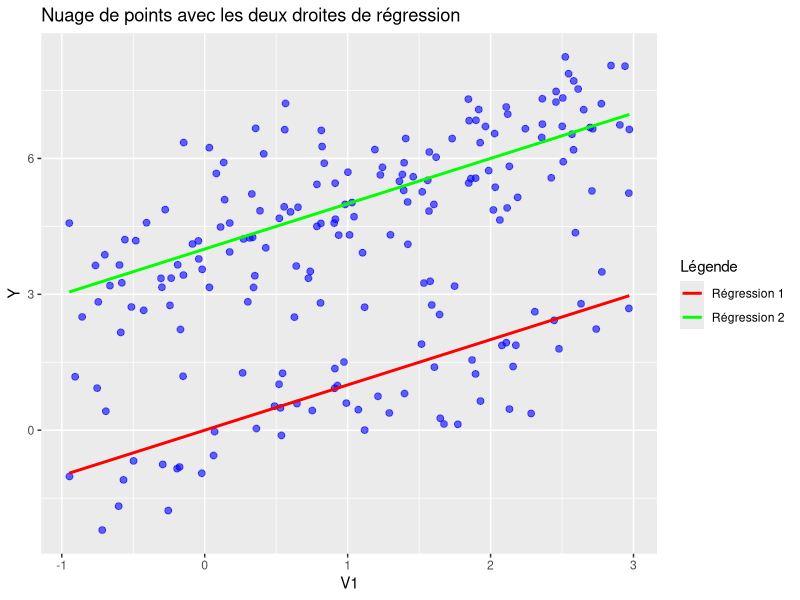
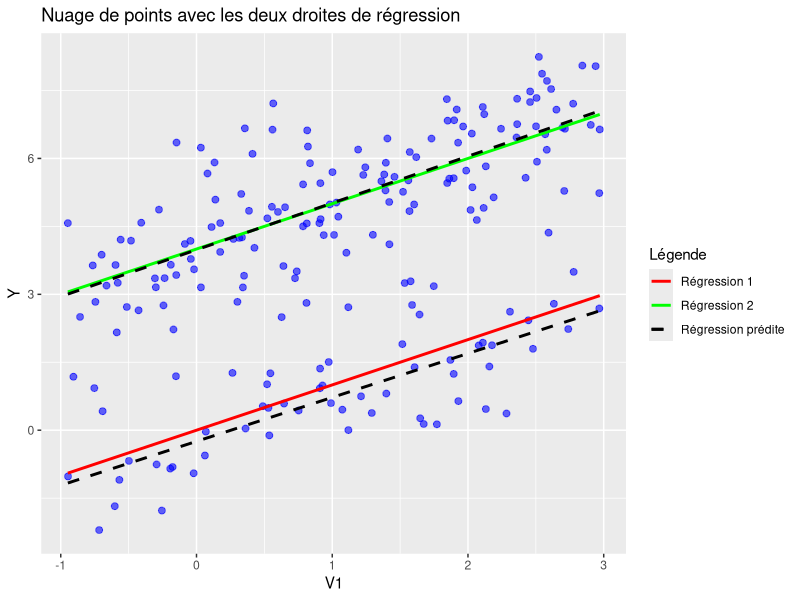

These figures' R source, in order: (Note: this script raises an error after producing the figures.)
################################################################################
#################### FITTING MIXTURES OF LINEAR REGRESSIONS ####################
################################################################################

rm(list = objects())
graphics.off()

#############################
### Jeu de données
####################

set.seed(1)

n = 200 # taille de notre jeu de données

intercept = rep(1, n)

# Variable 1 'V1' avec des valeurs tirées d'une distribution normale (N(10, 25))
V1 = runif(n, min=-1, max = 3)

X = as.matrix(data.frame(intercept=intercept, V1=V1))

# 2 régressions
Beta1 = as.matrix(c(0, 1))
Beta2 = as.matrix(c(4, 1))

Pi = c(0.3, 0.7)

Sigma1 = 1
Sigma2 = 1

e1 = rnorm(n*Pi[1], mean=0, sd=Sigma1)
e2 = rnorm(n*Pi[2], mean=0, sd=Sigma2)

# Y
Y = numeric(n)

Y[1:(n * Pi[1])] = X[1:(n * Pi[1]), ] %*% Beta1 + e1 # Pour les n1 premières observations
Y[(n * Pi[1] + 1):(n * Pi[1] + n * Pi[2])] = X[(n * Pi[1] + 1):(n * Pi[1] + n * Pi[2]), ] %*% Beta2 + e2 # Pour les n2 suivantes

df = data.frame(Y=Y, V1=V1)

# Aperçu du jeu de données et des droites de régression
# Calcul des prédictions pour les deux droites de régression
reg_1 = X %*% Beta1
reg_2 = X %*% Beta2

# Ajouter les prédictions comme colonnes au dataframe
df$reg_1 = reg_1
df$reg_2 = reg_2

# Utilisation de ggplot2 pour le nuage de points et les droites de régression
library(ggplot2)
ggplot(df, aes(x=V1, y=Y)) +
  geom_point(color="blue", alpha=0.6, size=2) + # Nuage de points
  geom_line(aes(y=reg_1, color="Régression 1"), linewidth=1) + # Droite de régression 1
  geom_line(aes(y=reg_2, color="Régression 2"), linewidth=1) + # Droite de régression 2
  scale_color_manual(values = c("Régression 1" = "red", "Régression 2" = "green")) + # Couleurs des droites
  labs(title="Nuage de points avec les deux droites de régression",
       x="V1",
       y="Y",
       color="Légende")



############################
### INITIALISATION
####################

beta = t(matrix(c(8, -1, 2, 1), ncol=2, byrow=TRUE))
sigma = runif(2, 0, 10)
pi1 = runif(1, 0.1, 0.9)
pi = c(pi1, 1 - pi1)



#########################
### EM
################

EM_algorithm <- function(fonction_densite, J, X, Y, nb_iterations,thresh=10^(-10)) {
  
  
  Q_previous = 0
  
  # Matrice des yi
  Y_Mat <- matrix(rep(Y, each = J), nrow = n, ncol = J, byrow = TRUE)
  
  for (iter in 1:nb_iterations) {
    # Calcul des densités pour chaque point et chaque composante
    densite <- dnorm(Y_Mat, mean = X%*%beta, 
                     sd = matrix(sigma, nrow = n, ncol = J, byrow = TRUE))
    densite_pondere <- t(t(densite) * pi)  # Densité pondérée
    
    # E-step : calcul des responsabilités
    Wij_mat <- densite_pondere  / rowSums(densite_pondere )
    
    
    # Step M
    for (j in 1:J) {
      W_j =  diag(Wij_mat[,j])
      
      # Mise à jour de beta[j]
      
      beta[, j] = solve(t(X) %*% W_j %*% X) %*% t(X) %*% W_j %*% Y
      
    }
    # Mise à jour de sigma
    sigma =sqrt(colSums(Wij_mat * (Y_Mat - X%*%beta)^2) / colSums(Wij_mat))
    
    # Mise à jour de pi
    pi = colSums(Wij_mat) / n
    pi = pi / sum(pi)  # Normalisation après mise a jour, pour que somme=1
    
    # Vérification de la convergence
    Q = sum(rowSums(Wij_mat * log(densite_pondere) ))
    Q_diff = abs(Q - Q_previous)  # Différence entre les vraisemblances
    
    if (Q_diff < thresh) {
      break
    }
    
    Q_previous = Q # Mettre à jour pour la prochaine itération
  }
  return (list(beta_hat=beta, sigma_hat=sigma, pi_hat=pi,nb_iter = iter, Q =Q))
}


# Exécution de l'algorithme CEM sur les données
results_EM = EM_algorithm(dnorm, J=2, X, Y, 10000)
results_EM





# Aperçu du jeu de données et des droites de régression true et pred
affiche_estim <- function(results,df, X, Y) {
  
    # Calcul des prédictions pour les deux droites de régression
    reg_1_hat <- X %*% results$beta_hat[,1]
    reg_2_hat <- X %*% results$beta_hat[,2]
    
    # Graphique 
    ggplot(df, aes(x=V1, y=Y)) +
      geom_point(color="blue", alpha=0.6, size=2) + # Nuage de points
      geom_line(aes(y=reg_1, color="Régression 1"), linewidth=1) + # Régression 1
      geom_line(aes(y=reg_2, color="Régression 2"), linewidth=1) + # Régression 2
      geom_line(aes(y=reg_1_hat, color="Régression prédite"), linewidth=1,linetype="dashed") +
      geom_line(aes(y=reg_2_hat, color="Régression prédite"), linewidth=1,linetype="dashed") +
      scale_color_manual(values=c("Régression 1"="red", "Régression 2"="green","Régression prédite"="black")) +
      labs(title="Nuage de points avec les deux droites de régression",
           x="V1",
           y="Y",
           color="Légende") 

}
affiche_estim(results_EM,df, X, Y)



############################
### INITIALISATION
####################

beta = t(matrix(c(10, 1, 2, 4), ncol=2, byrow=TRUE))
sigma = runif(2, 0, 10)
pi1 = runif(1, 0.1, 0.9)
pi = c(pi1, 1 - pi1)

#########################
### CEM
################

CEM_algorithm = function(fonction_densite, J, X, Y, nb_iterations,thresh= 10^(-10)){

  Q_previous = 0
  
  n = nrow(X)
  matrix_YY = matrix(rep(Y, each=J), nrow=n, ncol=J, byrow=TRUE)
  Z = matrix(0, nrow = n, ncol = 1)
  
  for (iter in 1:nb_iterations){
    # Step E
    # Calcul des densités pour chaque point et chaque composante
    densite = fonction_densite(matrix_YY, mean=X%*%beta, sd=matrix(sigma, nrow=n, ncol=J, 
                                                        byrow=TRUE))
    densite_pondere  = t(t(densite) * pi)  # Densité pondérée
    
    wij_matrix = densite_pondere  / rowSums(densite_pondere )
    
    
    # Step C
    for (i in 1:n) {
      w_i = wij_matrix[i, ] # proba des classes
      
      # Proba la plus forte pour chaque i
      argmax = max(w_i)
      indice_argmax = which(w_i == argmax)
      
      Z[i] = indice_argmax # classe
    }
    
    
    # Step M
    for (j in 1:J) {
      indices_classe_j = which(Z == j)
      
      # Mise à jour de pi[j]
      pi[j] = length(indices_classe_j) / n
      
      # Mise à jour de beta[j]
      X_j = X[indices_classe_j, ]
      Y_j = Y[indices_classe_j]
      w_nj = wij_matrix[indices_classe_j, j]
      W_j = diag(w_nj)
      beta[, j] = solve(t(X_j) %*% W_j %*% X_j) %*% t(X_j) %*% W_j %*% Y_j
      
      # Mise à jour de sigma[j]
      sigma_sq = sum(w_nj*(Y_j - X_j %*% beta[, j])^2) / sum(w_nj)
      sigma[j] = sqrt(sigma_sq)
    }
    pi = pi / sum(pi)  # Normalisation après mise a jour, pour que somme=1
    
    # Vérification de la convergence
    Q = sum(rowSums(wij_matrix * densite))
    Q_diff = abs(Q - Q_previous)  # Différence entre les vraisemblances
    
    if (Q_diff < thresh) {
      break
    }
    
    Q_previous = Q # Mettre à jour pour la prochaine itération
  }
  return (list(beta_hat=beta, sigma_hat=sigma, pi_hat=pi, nb_iter = iter,Q=Q))
}


# Exécution de l'algorithme CEM sur les données
results_CEM = CEM_algorithm(dnorm, J=2, X, Y, 10000)
results_CEM


affiche_estim(results_CEM,df, X, Y)





#########################
### SEM
################

# Prendre le nombre d'itération qu'il a fallu pour l'algo EM


SEM_algorithm = function(fonction_densite, J, X, Y, nb_iterations){
  
  n = nrow(X)
  matrix_YY = matrix(rep(Y, each=J), nrow=n, ncol=J, byrow=TRUE)
  Z = matrix(0, nrow = n, ncol = 1)
  
  for (iteration in 1:nb_iterations){
    # Step E
    # Calcul des densités pour chaque point et chaque composante
    densite = fonction_densite(matrix_YY, mean=X%*%beta, sd=matrix(sigma, nrow=n, ncol=J, 
                                                        byrow=TRUE))
    densite_pondere = t(t(densite) * pi)  # Densité pondérée
    
    wij_matrix = densite_pondere / rowSums(densite_pondere)
    
    
    # Step S
    for (i in 1:n) {
      w_i = wij_matrix[i, ] # proba des classes
      
      # Tirage multinomial pour chaque i
      tirage = rmultinom(1, size=1, prob=w_i)
      
      Z[i] = which(tirage == 1) # classe
    }
    
    
    # Step M
    for (j in 1:J) {
      indices_classe_j = which(Z == j)
      
      # Mise à jour de pi[j]
      pi[j] = length(indices_classe_j) / n
      
      # Mise à jour de beta[j]
      X_j = X[indices_classe_j, ]
      Y_j = Y[indices_classe_j]
      w_nj = wij_matrix[indices_classe_j, j]
      W_j = diag(w_nj)
      beta[, j] = solve(t(X_j) %*% W_j %*% X_j) %*% t(X_j) %*% W_j %*% Y_j
      
      # Mise à jour de sigma[j]
      sigma_sq = sum(w_nj*(Y_j - X_j %*% beta[, j])^2) / sum(w_nj)
      sigma[j] = sqrt(sigma_sq)
    }
    pi = pi / sum(pi)  # Normalisation après mise a jour, pour que somme=1
    Q = sum(rowSums(wij_matrix * densite))
  }
  return (list(beta_hat=beta, sigma_hat=sigma, pi_hat=pi,Q=Q))
}



# Exécution de l'algorithme SEM sur les données
results_SEM = SEM_algorithm(dnorm, J=2, X, Y, 100)
results_SEM


affiche_estim(results_SEM,df, X, Y)







